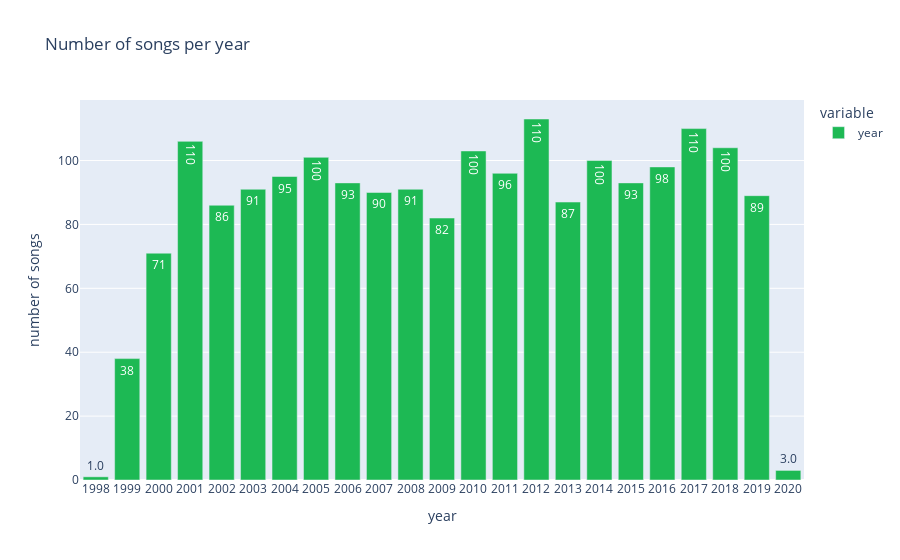

Notebook code cell kept with this figure:
### Code cell
from plotly.offline import init_notebook_mode, iplot, plot
songs_per_years = df_songs_n['year'].value_counts().sort_index()

iplot(px.bar(songs_per_years, 
       title='Number of songs per year', 
       text_auto='.2s',
       labels=dict(index='year',value='number of songs'),
       color_discrete_sequence=['#1DB954']
      ).update_xaxes(type='category'))

### Figure 1 — Plotly figure (JSON) as saved in the notebook; plotly's stock layout.template omitted (floating-point values rounded to 4 significant figures)
{"data": [{"alignmentgroup": "True", "hovertemplate": "variable=year<br>year=%{x}<br>number of songs=%{y}<extra></extra>", "legendgroup": "year", "marker": {"color": "#1DB954", "pattern": {"shape": ""}}, "name": "year", "offsetgroup": "year", "orientation": "v", "showlegend": true, "textposition": "auto", "texttemplate": "%{y:.2s}", "type": "bar", "x": [1998, 1999, 2000, 2001, 2002, 2003, 2004, 2005, 2006, 2007, 2008, 2009, 2010, 2011, 2012, 2013, 2014, 2015, 2016, 2017, 2018, 2019, 2020], "xaxis": "x", "y": [1, 38, 71, 106, 86, 91, 95, 101, 93, 90, 91, 82, 103, 96, 113, 87, 100, 93, 98, 110, 104, 89, 3], "yaxis": "y"}], "layout": {"barmode": "relative", "legend": {"title": {"text": "variable"}, "tracegroupgap": 0}, "title": {"text": "Number of songs per year"}, "xaxis": {"anchor": "y", "domain": [0, 1], "title": {"text": "year"}, "type": "category"}, "yaxis": {"anchor": "x", "domain": [0, 1], "title": {"text": "number of songs"}}}}
